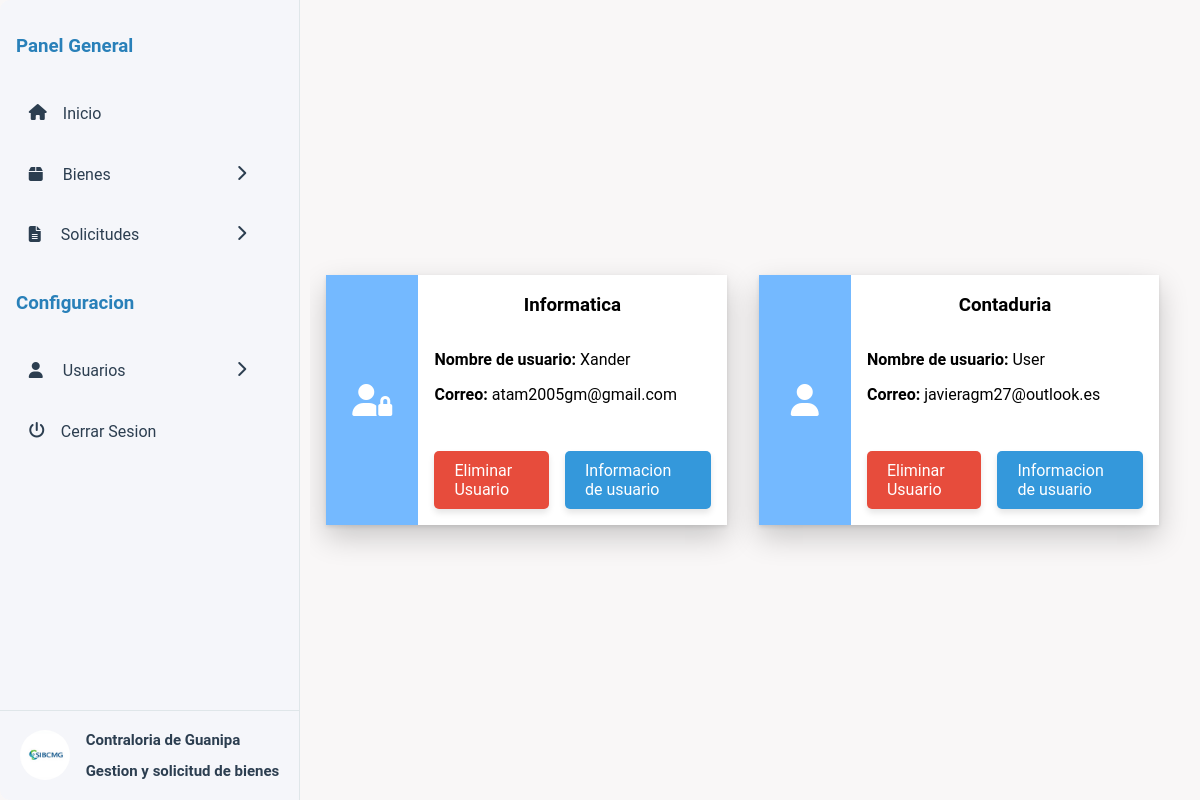
Screenshot of /administrar-usuarios.php (signed in) with the database file from the repository.
### tables this page shows
CREATE TABLE `usuario` (
  `n_dependencia` int(11) NOT NULL,
  `nombre_dependencia` varchar(100) NOT NULL,
  `contrasena` varchar(1000) NOT NULL,
  `username` varchar(100) NOT NULL,
  `nombre` varchar(100) NOT NULL,
  `apellido` varchar(100) NOT NULL,
  `correo` varchar(100) NOT NULL,
  `cedula` int(11) NOT NULL,
  `admin` tinyint(1) NOT NULL
);

### src/administrar-usuarios.php (the view, shortened to what this page needs)
<!DOCTYPE html>
<html lang="en">
<head>
    <link rel="stylesheet" href="css/gestion-usuarios.css">
    <link href="assets/fontawesome-free-6.7.2-web/css/all.css" rel="stylesheet" />
</head>
<body>
    <div class="container">
        <?php include 'assets/include/menu.php';?>
        <main class="main">
            <?php foreach ($conn->query('SELECT * from usuario') as $row): ?>
                <div class="card">
                    <div class="avatar__container">
                        <?php echo $row['admin'] >=1 ? '<i class="fa-solid fa-user-lock card__avatar"></i>' : '<i class="fa-solid fa-user card__avatar"></i>'?>
                    </div>
                    <div class="card__body">
                        <header class="card__header">
                            <h3><?php echo $row['nombre_dependencia'];?></h3>
                        </header>
                        <div class="card__content">
                            <span><b>Nombre de usuario: </b><?php echo $row['username'];?></span>
                            <span><b>Correo: </b><?php echo $row['correo'];?></span>
                        </div>
                        <div class="card__actions">
                            <a href="" class="actions__button actions__button--delete">Eliminar Usuario</a>
                            <a href='account/email.php?id=<?php echo $row["n_dependencia"]?>' class="actions__button">Informacion de usuario</a>
                        </div>
                    </div>
                </div>
            <?php endforeach; ?>
        </main>
    </div>
</body>
</html>

### src/css/gestion-usuarios.css (style rules this page uses)
:root { --primary-color: #2d3436; --secondary-color: #b2bec3; --tertiary-color: #F9F7F7; --menu-color: #f5f6fa; --menu-color-secondary: #2d3436; }
* { box-sizing: border-box; }
body { margin: 0; padding: 0; display: flex; background: white; height: 100vh; font-family: 'Roboto', sans-serif; font-size: 16px; }
.container { width: 100%; height: 100vh; background-color: var(--tertiary-color); display: grid; grid-template-areas: "menu main" ; grid-template-columns: 300px 1fr; gap: 10px; }
.main { grid-area: main; display: flex; flex-wrap: wrap; align-items: center; overflow-y: auto; }
.card { width: 45%; background: white; margin: 1em; position: relative; display: flex; align-items: center; transition: all .5s; cursor: pointer; height: 250px; box-shadow: rgba(0, 0, 0, 0.2) 0px 12px 28px 0px, rgba(0, 0, 0, 0.1) 0px 2px 4px 0px, rgba(255, 255, 255, 0.05) 0px 0px 0px 1px inset; }
.card__body { width: 100%; height: 100%; display: flex; flex-direction: column; }
.card__content { width: 100%; margin: 1em; display: flex; flex-direction: column; gap: 1em; }
.avatar__container { height: 100%; width: 30%; background: #74b9ff; display: flex; align-items: center; justify-content: center; }
.card__header { width: 100%; display: flex; justify-content: center; }
.card__avatar { color: white; font-size: 2em; }
.card__actions { display: flex; margin: 1em; flex-grow: 1; align-items: end; justify-content: center; gap: 1em; }
.actions__button { background-color: #3498db; color: white; border: none; border-radius: 5px; padding: 10px 20px; font-size: 16px; cursor: pointer; box-shadow: 0 4px 6px rgba(0, 0, 0, 0.1); transition: background-color 0.3s ease, box-shadow 0.3s ease; text-decoration: none; }
.actions__button--delete { background-color: #e74c3c; }

### src/assets/include/menu.php (style rules this page uses)
:root { --menu-color: #f5f6fa; --menu-color-secondary: #2c3e50; }

### rows the page displays
usuario: admin 1 (drawn), nombre_dependencia "Informatica", username "Xander", correo "atam2005gm@gmail.com"
usuario: admin 0 (drawn), nombre_dependencia "Contaduria", username "User", correo "javieragm27@outlook.es"
